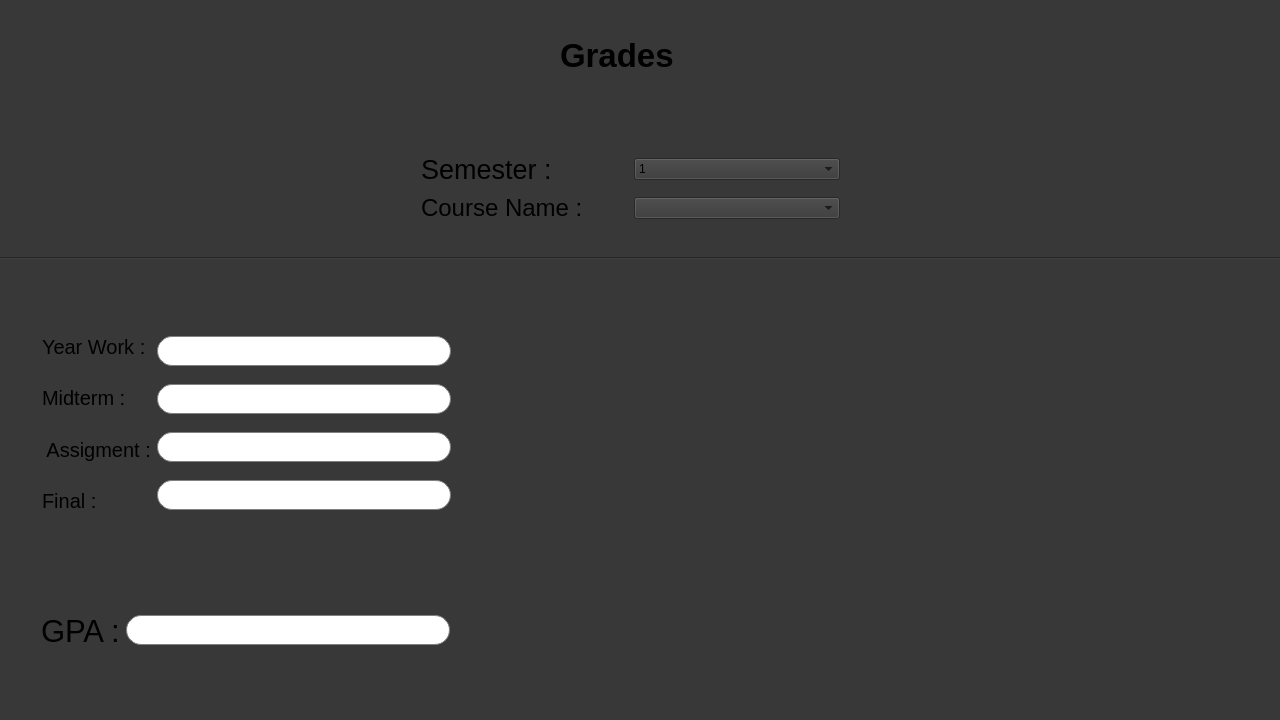
<?xml version="1.0" encoding="UTF-8"?>
<ui version="4.0">
 <class>viewGradesStudentClass</class>
 <widget class="QMainWindow" name="viewGradesStudentClass">
  <property name="geometry">
   <rect>
    <x>0</x>
    <y>0</y>
    <width>1280</width>
    <height>720</height>
   </rect>
  </property>
  <property name="windowTitle">
   <string>viewGradesStudent</string>
  </property>
  <property name="styleSheet">
   <string notr="true">background-color: rgb(56, 56, 56);</string>
  </property>
  <widget class="QWidget" name="centralWidget">
   <widget class="QLabel" name="label">
    <property name="geometry">
     <rect>
      <x>560</x>
      <y>30</y>
      <width>151</width>
      <height>51</height>
     </rect>
    </property>
    <property name="font">
     <font>
      <pointsize>25</pointsize>
      <bold>true</bold>
     </font>
    </property>
    <property name="text">
     <string>Grades</string>
    </property>
   </widget>
   <widget class="Line" name="line">
    <property name="geometry">
     <rect>
      <x>0</x>
      <y>250</y>
      <width>1281</width>
      <height>16</height>
     </rect>
    </property>
    <property name="orientation">
     <enum>Qt::Orientation::Horizontal</enum>
    </property>
   </widget>
   <widget class="QWidget" name="">
    <property name="geometry">
     <rect>
      <x>410</x>
      <y>140</y>
      <width>441</width>
      <height>97</height>
     </rect>
    </property>
    <layout class="QVBoxLayout" name="verticalLayout">
     <item>
      <layout class="QHBoxLayout" name="horizontalLayout">
       <item>
        <widget class="QLabel" name="label_2">
         <property name="font">
          <font>
           <pointsize>20</pointsize>
          </font>
         </property>
         <property name="text">
          <string>Semester :</string>
         </property>
        </widget>
       </item>
       <item>
        <widget class="QComboBox" name="semester">
         <item>
          <property name="text">
           <string>1</string>
          </property>
         </item>
         <item>
          <property name="text">
           <string>2</string>
          </property>
         </item>
         <item>
          <property name="text">
           <string>3</string>
          </property>
         </item>
         <item>
          <property name="text">
           <string>4</string>
          </property>
         </item>
         <item>
          <property name="text">
           <string>5</string>
          </property>
         </item>
         <item>
          <property name="text">
           <string>6</string>
          </property>
         </item>
         <item>
          <property name="text">
           <string>7</string>
          </property>
         </item>
         <item>
          <property name="text">
           <string>8</string>
          </property>
         </item>
        </widget>
       </item>
      </layout>
     </item>
     <item>
      <layout class="QHBoxLayout" name="horizontalLayout_2">
       <item>
        <widget class="QLabel" name="label_3">
         <property name="font">
          <font>
           <pointsize>18</pointsize>
          </font>
         </property>
         <property name="text">
          <string>Course Name :</string>
         </property>
        </widget>
       </item>
       <item>
        <widget class="QComboBox" name="courseNames"/>
       </item>
      </layout>
     </item>
    </layout>
   </widget>
   <widget class="QWidget" name="">
    <property name="geometry">
     <rect>
      <x>30</x>
      <y>590</y>
      <width>431</width>
      <height>81</height>
     </rect>
    </property>
    <layout class="QHBoxLayout" name="horizontalLayout_7">
     <item>
      <widget class="QLabel" name="label_8">
       <property name="font">
        <font>
         <pointsize>23</pointsize>
        </font>
       </property>
       <property name="text">
        <string>GPA :</string>
       </property>
      </widget>
     </item>
     <item>
      <widget class="QLineEdit" name="SemesterGpa">
       <property name="minimumSize">
        <size>
         <width>0</width>
         <height>30</height>
        </size>
       </property>
       <property name="styleSheet">
        <string notr="true">QLineEdit {
    border: 1px solid gray;
    border-radius: 15px;
    padding: 5px;
    background-color: white;
}</string>
       </property>
      </widget>
     </item>
    </layout>
   </widget>
   <widget class="QWidget" name="">
    <property name="geometry">
     <rect>
      <x>31</x>
      <y>313</y>
      <width>431</width>
      <height>221</height>
     </rect>
    </property>
    <layout class="QHBoxLayout" name="horizontalLayout_3">
     <item>
      <layout class="QVBoxLayout" name="verticalLayout_2">
       <item>
        <widget class="QLabel" name="label_4">
         <property name="font">
          <font>
           <pointsize>15</pointsize>
          </font>
         </property>
         <property name="text">
          <string>Year Work :</string>
         </property>
        </widget>
       </item>
       <item>
        <widget class="QLabel" name="label_5">
         <property name="font">
          <font>
           <pointsize>15</pointsize>
          </font>
         </property>
         <property name="text">
          <string>Midterm :</string>
         </property>
        </widget>
       </item>
       <item>
        <widget class="QLabel" name="label_6">
         <property name="font">
          <font>
           <pointsize>15</pointsize>
          </font>
         </property>
         <property name="text">
          <string> Assigment :</string>
         </property>
        </widget>
       </item>
       <item>
        <widget class="QLabel" name="label_7">
         <property name="font">
          <font>
           <pointsize>15</pointsize>
          </font>
         </property>
         <property name="text">
          <string>Final :</string>
         </property>
        </widget>
       </item>
      </layout>
     </item>
     <item>
      <layout class="QVBoxLayout" name="verticalLayout_3">
       <item>
        <widget class="QLineEdit" name="yearWork">
         <property name="minimumSize">
          <size>
           <width>0</width>
           <height>30</height>
          </size>
         </property>
         <property name="styleSheet">
          <string notr="true">QLineEdit {
    border: 1px solid gray;
    border-radius: 15px;
    padding: 5px;
    background-color: white;
}</string>
         </property>
        </widget>
       </item>
       <item>
        <widget class="QLineEdit" name="midterm">
         <property name="minimumSize">
          <size>
           <width>0</width>
           <height>30</height>
          </size>
         </property>
         <property name="styleSheet">
          <string notr="true">QLineEdit {
    border: 1px solid gray;
    border-radius: 15px;
    padding: 5px;
    background-color: white;
}</string>
         </property>
        </widget>
       </item>
       <item>
        <widget class="QLineEdit" name="assigment">
         <property name="minimumSize">
          <size>
           <width>0</width>
           <height>30</height>
          </size>
         </property>
         <property name="styleSheet">
          <string notr="true">QLineEdit {
    border: 1px solid gray;
    border-radius: 15px;
    padding: 5px;
    background-color: white;
}</string>
         </property>
        </widget>
       </item>
       <item>
        <widget class="QLineEdit" name="final_2">
         <property name="minimumSize">
          <size>
           <width>0</width>
           <height>30</height>
          </size>
         </property>
         <property name="styleSheet">
          <string notr="true">QLineEdit {
    border: 1px solid gray;
    border-radius: 15px;
    padding: 5px;
    background-color: white;
}</string>
         </property>
        </widget>
       </item>
      </layout>
     </item>
    </layout>
   </widget>
  </widget>
  <widget class="QStatusBar" name="statusBar"/>
 </widget>
 <layoutdefault spacing="6" margin="11"/>
 <resources/>
 <connections/>
</ui>
